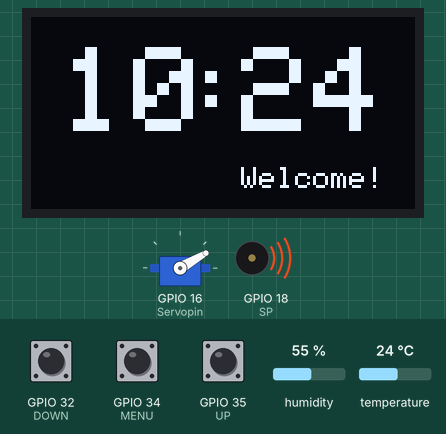
Bench run of a sketch on a simulated ESP32. Shown: 128×64 one-colour display, servo, buzzer (waves = sounding). Inputs (shaded band) come from the test bench; at power-on: GPIO 34 (MENU) HIGH, GPIO 32 (DOWN) HIGH, GPIO 35 (UP) HIGH, humidity 55 %, temperature 24 °C. WiFi joins after 1.5 s; servers stay silent unless stated; the display library's start-up logo is not drawn; the local clock reads 2024-03-15 10:24:30 at power-on unless the sketch sets it; no MQTT or app messages arrive unless stated; what the sketch prints to the serial monitor is not drawn.

Above: at 7.6 s.
7.7 s: GPIO 34 (MENU) pulled LOW for 3.2 s
At 10.7 s:
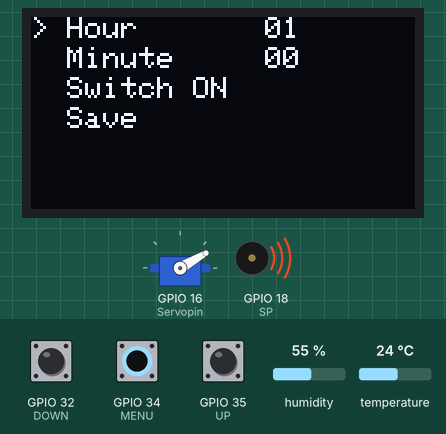
12.4 s: GPIO 32 (DOWN) pulled LOW for 3.2 s
At 12.93 s:
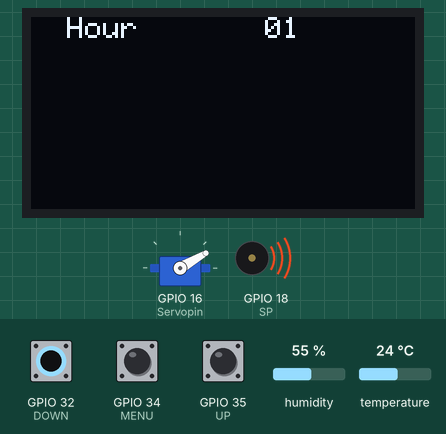
17.1 s: GPIO 34 (MENU) pulled LOW for 0.2 s
At 18.5 s:
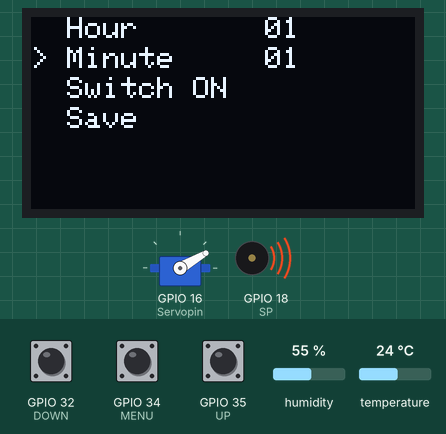
18.8 s: GPIO 35 (UP) pulled LOW for 1 s
At 21.0 s:
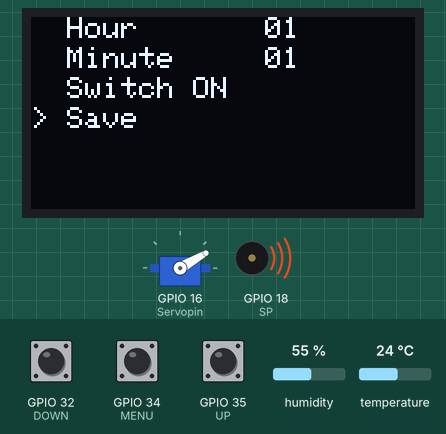
21.3 s: GPIO 34 (MENU) pulled LOW for 1 s
At 21.91 s:
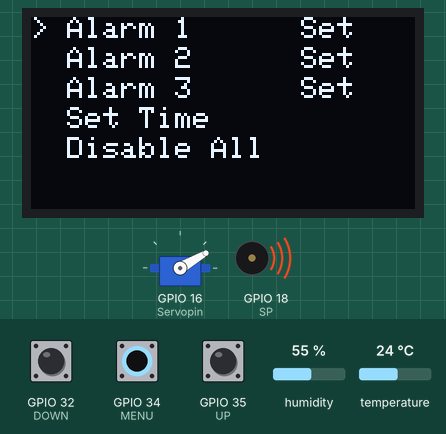
23.8 s: GPIO 35 (UP) pulled LOW for 3.2 s
At 25.4 s:
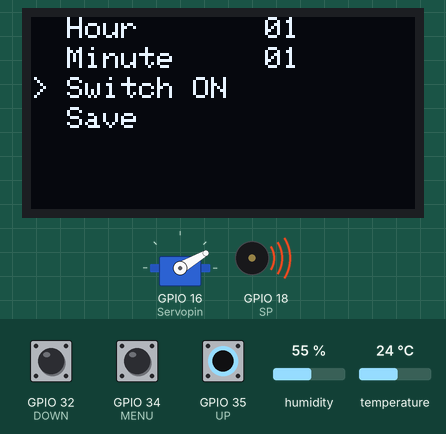
Timing chart, 0 to 26.9 s (numbered marks = the images above; inputs shaded):
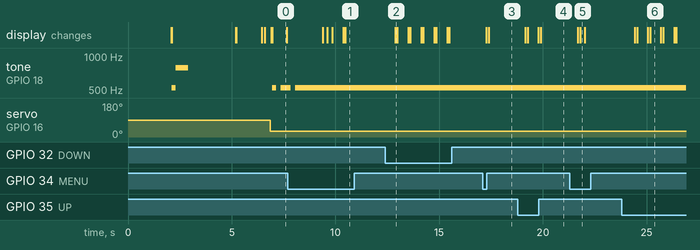

The sketch:

sketch.ino
```cpp
// Libraries
#include <SPI.h>
#include <Wire.h>
#include <Adafruit_GFX.h>
#include <Adafruit_SSD1306.h>
#include <DHT.h>
#include <WiFi.h>
#include "time.h"
#include <PubSubClient.h>
#include <ESP32Servo.h>

// Pins
#define MENU 34
#define UP 35
#define DOWN 32
#define SP 18
#define DHTPIN 5

// DHT sensor settings
#define DHTTYPE DHT22
DHT dht(DHTPIN, DHTTYPE);

// LDRs
#define LDRL 36
#define LDRR 39

// Servo
#define Servopin 16
Servo servo1;
int thetaoffset = 30;
float D = 1;
int Gamma = 0.75;

// Switched on or off
bool power = true;

// OLED settings
#define SCREEN_WIDTH 128
#define SCREEN_HEIGHT 64
#define OLED_RESET -1
#define SCREEN_ADDRESS 0x3C
Adafruit_SSD1306 display(SCREEN_WIDTH, SCREEN_HEIGHT, &Wire, OLED_RESET);

// WiFi NTP settings
#define NTP_SERVER     "pool.ntp.org"
#define UTC_OFFSET_DST 0
int UTC_OFFSET = 0;

// Variables for time and alarms
// Time variables
int curr_hours = 0;
int curr_minutes = 0;

// Alarm variables
bool alarm_stat[]   = {false, false, false};
bool alarm_stop[]   = {false, false, false};
int alarm_hour[]    = {0,0,0};
int alarm_minute[]  = {0,0,0};

// DHT variables
bool condition_stop = false;
int condition_stop_hour = 0;
float humidity;
float temperature;

char LDRmax[6];
char LDRside[2];

// Warning message
String warning_welcome = "  Welcome!";

WiFiClient espClient;
PubSubClient mqttClient(espClient);

void oledPrint(String text, int column, int row, int size, bool clear) {
  // -----
  // This function prints a string into the OLED screen
  // :: can set the text, column, row, size and whether you want to clear screen or not
  // -----

  // Clears if clear is set to 1
  if (clear) { display.clearDisplay(); }

  display.setTextSize(size);
  display.setTextColor(SSD1306_WHITE);
  display.setCursor(column, row);
  display.println(text);
  display.display();
}


void printTime() {
  // -----
  // Prints the time in the required format
  // -----

  int minute = curr_minutes;
  updateTime();

  // Clears display every minute
  if (minute!=curr_minutes) { display.clearDisplay(); }

  oledPrint(tString(curr_minutes),70,10,4,0);         // Current time: Minutes
  oledPrint(tString(curr_hours),10,10,4,0);           // Current time: Hours
  oledPrint(":",50,10,4,0);

  // Displays alarms
  if (alarms() != "0") { oledPrint("*" + alarms(),10,50,1,0); }

  // Displays welcome/warning message
  oledPrint(warning_welcome, 58,50,1,0);
}


void updateTime() {
  // -----
  // Getting the time from the NTP server
  // -----

  struct tm timeinfo;

  // Check if there is any error in connection
  if (!getLocalTime(&timeinfo)) {
    oledPrint("Connection Error",0,0,2,1);
    delay(200);
    display.clearDisplay();
    return;
  }

  curr_hours   = timeinfo.tm_hour;
  curr_minutes = timeinfo.tm_min;
}


String tString(int time) {
  // -----
  // Converts integer to two numbered string
  // -----

  if (time >= 10) {
    return String(time);
  } else {
    return "0"+String(time);
  }
}


String alarms() {
  // -----
  // Checks for the number of alarms set
  // -----

  if (alarm_stat[0] && alarm_stat[1] && alarm_stat[2]) {
    return String(3);
  } else if ((alarm_stat[0] && alarm_stat[1])||(alarm_stat[1] && alarm_stat[2])||(alarm_stat[0] && alarm_stat[2])) {
    return String(2);
  } else if (!alarm_stat[0] && !alarm_stat[1] && !alarm_stat[2]) {
    return String(0);
  } else {
    return String(1);
  }
}


int checkButtonpress() {
  /// -----
  // Checks for the buttons pressed
  // :: Can only give one button that is pressed, as menu is set in such a way
  // ------

  if (!digitalRead(MENU)) {                           //normal - HIGH
    display.clearDisplay();
    return 1;
  } else if (!digitalRead(UP)) {                      //normal - HIGH
    display.clearDisplay();
    return 2;
  } else if (!digitalRead(DOWN)) {                    //normal - HIGH
    display.clearDisplay();
    return 3;
  } else {
    return 0;
  }
  delay(100);
}


void displayMenu(int item, bool alarm_disabled) {
  // -----
  // Displaying the format of the menu
  // -----

  // If the alarm is disabled within the session, option changes from 'Disbale All' to 'Disabled'
  String disable_message;
  if (alarm_disabled) {
    disable_message = "  Disabled";
  } else {
    disable_message = "  Disable All";
  }

  if (item==6) {
    // Menu scrolled down
    oledPrint("  Alarm 2    "+alarmMenuTime(2), 0,0,1,0);
    oledPrint("  Alarm 3    "+alarmMenuTime(3), 0,10,1,0);
    oledPrint("  Set Time", 0,20,1,0);
    oledPrint(disable_message, 0,30,1,0);
    oledPrint("> Exit ", 0,40,1,0);

  } else {
    // Menu scrolled up
    oledPrint("  Alarm 1    "+alarmMenuTime(1), 0,0,1,0);
    oledPrint("  Alarm 2    "+alarmMenuTime(2), 0,10,1,0);
    oledPrint("  Alarm 3    "+alarmMenuTime(3), 0,20,1,0);
    oledPrint("  Set Time", 0,30,1,0);
    oledPrint(disable_message, 0,40,1,0);

    // Cursor
    if (item == 1)      { oledPrint(">", 0,0,1,0);  }
    else if (item == 2) { oledPrint(">", 0,10,1,0); }
    else if (item == 3) { oledPrint(">", 0,20,1,0); }
    else if (item == 4) { oledPrint(">", 0,30,1,0); }
    else                { oledPrint(">", 0,40,1,0); }
  }
}


String alarmMenuTime(int alarm) {
  // -----
  // Formats time to be displayed next to alarms
  // -----

  if (alarm_stat[alarm-1]) {
    return tString(alarm_hour[alarm-1])+":"+tString(alarm_minute[alarm-1]);
  } else {
    return "  Set";
  }
}


void displayAlarmMenu(int alarm, int menu_item) {
  // -----
  // Displaying the format of the menu for setting the alarm
  // -----

  // If alarm is on, this shows OFF, if off, ON
  String off_on;
  if (!alarm_stat[alarm-1]) {
    off_on = "  Switch ON";
  } else {
    off_on = "  Switch OFF";
  }

  // Menu items
  oledPrint("  Hour       "+tString(alarm_hour[alarm-1]), 0,0,1,0);
  oledPrint("  Minute     "+tString(alarm_minute[alarm-1]), 0,10,1,0);
  oledPrint(off_on, 0,20,1,0);
  oledPrint("  Save", 0,30,1,0);

  /// Cursor
  if (menu_item == 1) { oledPrint(">", 0,0,1,0); }
  else if (menu_item == 2) { oledPrint(">", 0,10,1,0); }
  else if (menu_item == 3) { oledPrint(">", 0,20,1,0); }
  else { oledPrint(">", 0,30,1,0); }
}


void setAlarm (int alarm) {
  // -----
  // Setting the alarm
  // -----

  // Enters an timed loop
  int menu_itr = 0;
  int menu_item = 1;                                  // Selected setting
  int button = 0;

  while (menu_itr<6000) {                             // Menu auto-closes after 1 minute
      displayAlarmMenu(alarm, menu_item);
      delay(500);
      button = 0;
      button = checkButtonpress();
      menu_itr++;

      if (button == 2) {                              // Go up
        menu_item--;
        if (menu_item < 1) { menu_item = 4-menu_item; }

      } else if (button == 3) {                       // Go down
        menu_item++;
        if (menu_item > 4) { menu_item = menu_item-4; }

      } else if (button == 1) {
        if (menu_item == 1) {                         // Increment hour
          alarm_hour[alarm-1]++;
          if (alarm_hour[alarm-1] > 23) {
            alarm_hour[alarm-1] = alarm_hour[alarm-1] - 24;
          }

        } else if (menu_item == 2) {                  // Increment minute
          alarm_minute[alarm-1]++;
          if (alarm_minute[alarm-1] > 59) {
            alarm_minute[alarm-1] = alarm_minute[alarm-1] - 60;

          }
        } else if (menu_item == 3) {                  // ON/OFF
          alarm_stat[alarm-1] = !alarm_stat[alarm-1];
        } else if (menu_item == 4) {                  // Save
          break;
        }
      }
  }
}


void checkAlarm(int alarm) {
  // -----
  // Checks is currently theere's an alarm supposed to be ringing
  // -----

  if ((alarm_stat[alarm - 1])&&(!alarm_stop[alarm-1])) {
    if ((alarm_hour[alarm - 1] == curr_hours) and (alarm_minute[alarm -1] == curr_minutes)) {
      while(true) {
        ring(1);                                      // Rings alarm
        if (checkButtonpress() == 1) {                // Checks if the alarm is snoozed by user
          alarmStop(alarm);
          break;
        }
      }

      delay(500);                                     // A delay so it doesn't go straight to Menu
    }
  }
}


void alarmStop(int alarm) {
  // -----
  // Stops the said alarm, by setting 'stop' to true
  // -----

  alarm_stop[alarm-1] = true;
}


void alarmReset() {
  // -----
  // Reactivates all alarms
  // -----

  alarm_stop[0] = false;
  alarm_stop[1] = false;
  alarm_stop[2] = false;
}


void disableAll() {
  // -----
  // Disables all alarms
  // -----

  alarm_stat[0]= false;
  alarm_stat[1]= false;
  alarm_stat[2]= false;
}


void displayTimezoneMenu(String timezone_name, int menu_item) {
  // -----
  // Displaying the menu for setting timezone
  // -----

  // Menu items
  oledPrint("  Timezone  "+timezone_name, 0,0,1,0);
  oledPrint("  Save", 0,10,1,0);

  // Cursor
  if (menu_item == 1) { oledPrint(">", 0,0,1,0); }
  else if (menu_item == 2) { oledPrint(">", 0,10,1,0); }
}


void changeTimezone() {
  // -----
  // Changes the timezone from presaved values
  // -----

  // Contains all the standard timezones and their offsets
  int timezone_times[]    = {-43200,-39600,-36000, -34200, -32400, -28800, -25200, -21600, -18000, -14400, -12600, -10800, -7200, -3600,
                             0, 3600, 7200, 10800, 12600, 14400, 16200, 18000, 19800, 20700, 21600, 23400, 25200, 28800, 31500, 32400,
                             34200, 36000, 37800, 39600, 43200, 45900, 46800, 50400};
  String timezone_names[] = {" -12:00", " -11:00", " -10:00", "  -9:30", "  -9:00", "  -8:00", "  -7:00", "  -6:00", "  -5:00", "  -4:00",
                             "  -3:30", "  -3:00", "  -2:00", "  -1:00", "+/-0:00", "  +1:00", "  +2:00", "  +3:00", "  +3:30", "  +4:00",
                             "  +4:30", "  +5:00", "  +5:30", "  +5:45", "  +6:00", "  +6:30", "  +7:00", "  +8:00", "  +8:45", "  +9:00",
                             "  +9:30", " +10:00", " +10:30", " +11:00", " +12:00", " +12:45", " +13:00", " +14:00"};

  int menu_itr = 0;
  int menu_item = 1;
  int button = 0;
  int timezone = 14;

  while (menu_itr < 6000) {
    displayTimezoneMenu(timezone_names[timezone], menu_item);
    delay(500);
    button = 0;
    button = checkButtonpress();
    menu_itr++;

    if (button == 2) {                                // Go UP
      menu_item--;
      if (menu_item<1) { menu_item = 2 - menu_item; }

    } else if (button == 3) {                         // Go DOWN
      menu_item++;
      if (menu_item>2) { menu_item = menu_item - 2; }

    } else if (button == 1) {
      if (menu_item == 1) {                           // Incrementing timezone
        timezone++;
        if (timezone>37) { timezone = timezone - 38; }

      } else {                                        // Saving and updating the NTP connection settings
        UTC_OFFSET = timezone_times[timezone];
        configTime(UTC_OFFSET, UTC_OFFSET_DST, NTP_SERVER);
        break;
      }
    }
  }
}


void checkTempHum() {
  // -----
  // Gives an alert if temperature or humidity is out of range
  // :: if the range is not in the range 26<=Temperature<=32 or 60<=Humidity<=80
  // -----

  humidity    = dht.readHumidity();
  temperature = dht.readTemperature();

  if ((temperature < 26)||(temperature > 32)||(humidity < 60)||(humidity > 80)) {
    while(true) {
      if (checkButtonpress() == 1) {
        condition_stop = true;
        condition_stop_hour = curr_hours;
      }
      if (condition_stop) { break; }
      ring(1);
      display.clearDisplay();
      warning_welcome = "  Warning!";
      printTime();
    }
    delay(1000);                                       // A delay so it doesn't go straight to Menu
    display.clearDisplay();
    printTime();

  } else {
    warning_welcome = "  Welcome!";
  }
}

void tempHumReset() {
  // -----
  // Resets alarm every hour
  // -----
  if (condition_stop) {
    if (curr_hours > condition_stop_hour) { condition_stop = false; }
  }
}


void ring(int number) {
  // -----
  // Playes a rythm
  // -----

  //notes
  int note_C = 523;
  int note_G = 784;

  if (number == 0) {                                  // Starting tone
    tone(SP, note_C);
    delay(200);
    tone(SP, note_G);
    delay(600);
    noTone(SP);
  }

  if (number == 1) {                                  // Alarm
    tone(SP, note_C);
    delay(200);
    noTone(SP);
    delay(200);
    tone(SP, note_C);
    delay(200);
    noTone(900);
  }
}


void connectBroker() {
  while(!mqttClient.connected()) {
    oledPrint("Attempting MQTT",0,0,1,1);
    oledPrint("Connection...",0,0,1,1);
    if(mqttClient.connect("ESP32-Medibox")) {
      oledPrint("MQTT Connected",0,0,1,1);
      mqttClient.subscribe("medibox-onoff");
      mqttClient.subscribe("medibox-ctrl");
      mqttClient.subscribe("medibox-angle");
      delay(250);
      display.clearDisplay();
    } else {
      Serial.print(mqttClient.state());
      delay(5000);
    }
  }
}


void updateLdr() {
  float Lval = analogRead(LDRL);
  float Rval = analogRead(LDRR);

  Lval = (4095-Lval)/4095;
  Rval = (4095-Rval)/4095;
  if (Lval>Rval) {
    Serial.println(Lval);
    String(Lval,2).toCharArray(LDRmax,6);
    LDRside[0] = 'L';
    D = 1.5;
  } else if (Rval>Lval) {
    Serial.println(Rval);
    String(Rval,2).toCharArray(LDRmax,6);
    LDRside[0] = 'R';
    D = 0.5;
  } else {
    Serial.println(Rval);
    String(Rval,2).toCharArray(LDRmax,6);
    LDRside[0] = 'M';
    D = 1;
  }
  mqttClient.publish("medibox-ldr",LDRmax);
  mqttClient.publish("medibox-side", LDRside);

  int maxval = max(Lval,Rval);
  int theta  = int(thetaoffset * D + (180-thetaoffset) * maxval * Gamma);
  int pos    = min(theta, 180);
  servo1.write(pos);
}


void receiveCallback(char* topic, byte* payload, unsigned int length) {
  Serial.print("Message arrived [");
  Serial.print(topic);
  Serial.print("]");

  char payloadCharAr[length];
  for (int i=0; i<length; i++) {
    payloadCharAr[i] = (char)payload[i];
    //Serial.print(payloadCharAr[i]);
  }
  payloadCharAr[length] = '\0';


  if (strcmp(topic, "medibox-onoff")==0) {
    power = (payloadCharAr[0]=='1');
    display.clearDisplay();
  }

  if (strcmp(topic, "medibox-ctrl")==0) {
    Gamma = atof(payloadCharAr);
    Serial.print(Gamma);
  }

  if (strcmp(topic, "medibox-angle")==0) {
    thetaoffset = atof(payloadCharAr);
    Serial.print(thetaoffset);
  }
}

void setup() {
  // -----
  // Startup of MEDIBOX!
  // -----

  pinMode(MENU, INPUT);
  pinMode(UP, INPUT);
  pinMode(DOWN, INPUT);

  Serial.begin(115200);
  Serial.println("Starting setup");

  // Initializing display
  if (!display.begin(SSD1306_SWITCHCAPVCC, SCREEN_ADDRESS)) {
    Serial.println(F("SSD1306 allocation failed"));
    for (;;);
  }
  display.display();
  delay(2000);
  oledPrint("Medi",10,0,4,1);
  oledPrint("Box!",10,30,4,0);
  ring(0);
  delay(2000);

  // Initializing Wifi
  WiFi.begin("Wokwi-GUEST", "", 6);
  display.clearDisplay();
  while (WiFi.status() != WL_CONNECTED) {
    delay(250);
    oledPrint("Establishing",0,0,1,0);
    oledPrint("Connection",0,10,1,0);
  }
  oledPrint("Connected!",0,0,1,1);
  oledPrint("Fetching time...",0,0,1,1);
  configTime(UTC_OFFSET, UTC_OFFSET_DST, NTP_SERVER);

  // Setting up MQTT Server
  mqttClient.setServer("test.mosquitto.org",1883);
  mqttClient.setCallback(receiveCallback);

  // Initializing DHT
  dht.begin();

  // Initializing servo
  servo1.attach(Servopin, 500, 2400);
}


void loop() {
  // -----
  // Main program
  // -----

  // MQTT connection
  if (!mqttClient.connected()) {
    connectBroker();
  }

  mqttClient.loop();

  if (power) {
    // Do the changes due to LDR
    updateLdr();

    printTime();

    // Check for alarms
    checkAlarm(1);
    checkAlarm(2);
    checkAlarm(3);

    checkTempHum();
    tempHumReset();

    // Resetting alarm everyday at 00:00h
    if ((curr_hours == 00)&&(curr_minutes == 00)) {
      alarmReset();
    }

    int button = 0;
    button = checkButtonpress();
    bool alarm_disabled = false;

    if (button == 1) {
      // Enters an timed loop,
      int menu_itr = 0;
      int item = 1;                                     // Selected setting

      while (menu_itr<1200) {                           // Menu auto-closes after roughly 2 minutes of inactivity
        displayMenu(item, alarm_disabled);
        delay(100);

        button = 0;
        button = checkButtonpress();
        menu_itr++;

        if (button == 2) {                              // Goes up
          item--;
          if (item < 1) { item = 6-item; }

        } else if (button == 3) {                       // Goes down
          item++;
          if (item > 6) { item = item-6; }

        } else if (button == 1) {
          if (item == 1) { setAlarm(1); }               // Change alarm 1
          else if (item == 2) { setAlarm(2); }          // Change alarm 2
          else if (item == 3) { setAlarm(3); }          // Change alarm 3
          else if (item == 4) { changeTimezone(); }     // Change timezone
          else if (item == 5) {                         // Disable all alarms
            alarm_disabled = true;
            disableAll();
          } else { break; }
        }

      }
    }
  }
  delay(100);
}
```

Measured:
- after the input at 7.7 s, tone on GPIO 18 (SP): goes on until 8.1 s, then stays 523 Hz; the display: first changes after 1.7 s (image 1 shows a later state)
- after the input at 12.4 s, the display: changes after 0.48 s (image 2)
- after the input at 17.1 s, the display: first changes after 0.18 s (image 3 shows a later state)
- after the input at 18.8 s, the display: first changes after 0.36 s (image 4 shows a later state)
- after the input at 21.3 s, the display: first changes after 0.37 s (image 5 shows a later state)
- after the input at 23.8 s, the display: first changes after 0.64 s (image 6 shows a later state)
- by itself, tone on GPIO 18 (SP): plays 523 Hz for 0.20 s, 784 Hz for 0.60 s, 523 Hz for 0.20 s, 523 Hz for 0.35 s
